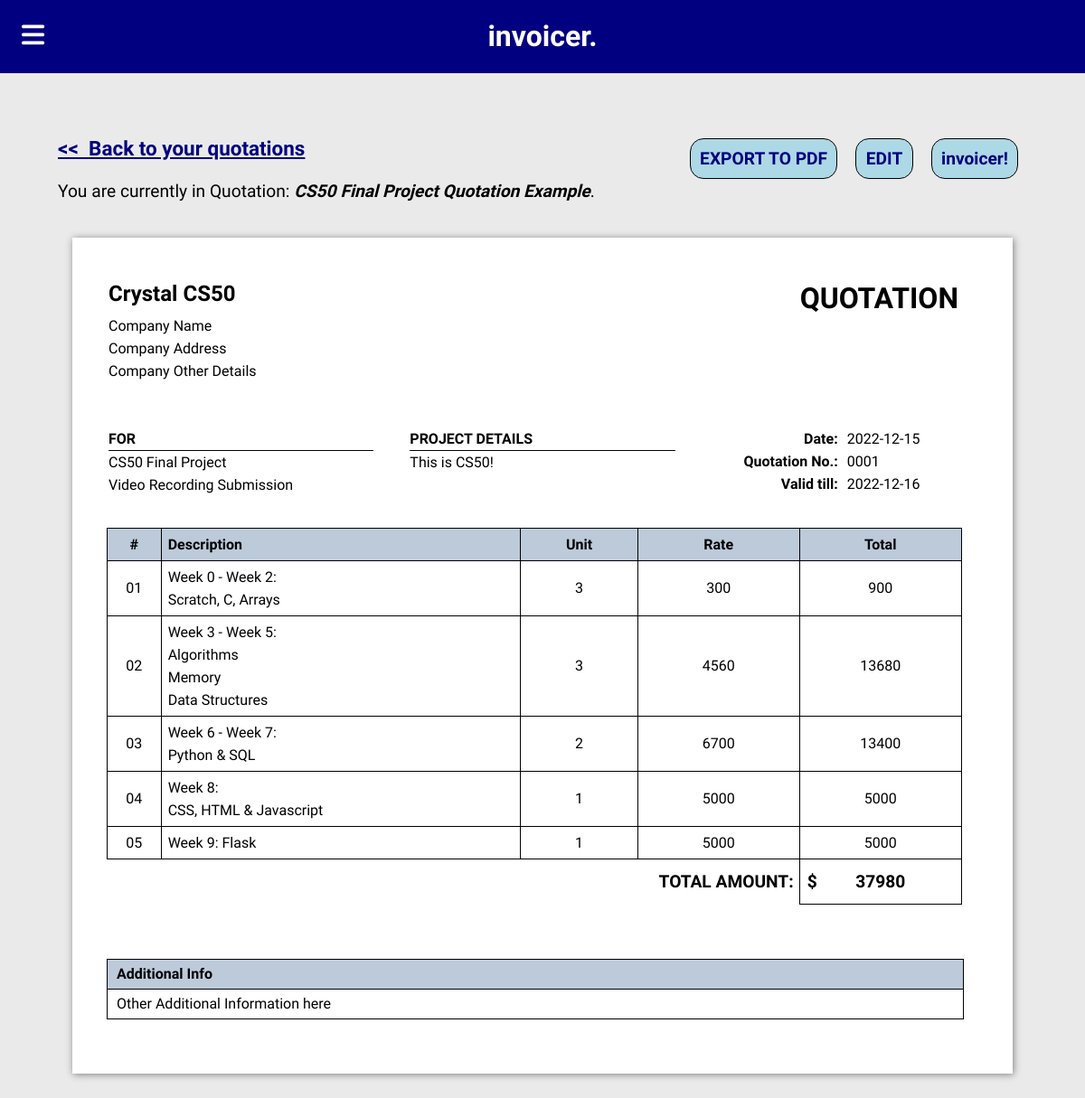
Page /quotations/1 (signed in) on the committed database.
### tables this page shows
CREATE TABLE quote
(
    id INTEGER PRIMARY KEY,
    user_id INTEGER NOT NULL,
    last_saved TEXT NOT NULL
        DEFAULT (CURRENT_TIMESTAMP),
    title TEXT NOT NULL,
    sender_name TEXT NOT NULL,
    sender_details TEXT,
    recipient_details TEXT NOT NULL
        DEFAULT '[Recipient Details Here]',
    project_details TEXT NOT NULL
        DEFAULT '[Project Details Here]',
    send_date TEXT
        DEFAULT CURRENT_DATE,
    ref TEXT NOT NULL
        DEFAULT '[Reference No.]',
    valid_till TEXT
        DEFAULT '[Validity Date]',
    footnote TEXT
        DEFAULT '[Additional Information]',
    total_money TEXT NOT NULL
        DEFAULT '0',
    FOREIGN KEY (user_id) REFERENCES user(id) ON DELETE CASCADE
);

CREATE TABLE quote_items
(
    id INTEGER PRIMARY KEY,
    quote_id INTEGER NOT NULL,
    table_index TEXT
        DEFAULT '01',
    table_description TEXT
        DEFAULT '[Line Item Here]',
    unit INTEGER
        DEFAULT '1',
    rate INTEGER
        DEFAULT '0',
    total INTEGER
        DEFAULT '0',
    FOREIGN KEY (quote_id) REFERENCES quote(id) ON DELETE CASCADE
);

### app.py (the view, shortened to what this page needs)
@app.route("/quotations/<int:quote_id>", methods=['GET', 'POST'])
@login_and_verification_required
def view_quote(quote_id):
    user_id = db.execute("SELECT user_id FROM quote WHERE id = ?", quote_id)
    if len(user_id) != 1 or user_id[0]['user_id'] != session['id']:
        return redirect(url_for('quotations'))
    quote_details = db.execute("SELECT * FROM quote WHERE id = ?", quote_id)[0]
    quote_items = db.execute("SELECT * FROM quote_items WHERE quote_id = ? ORDER BY table_index", quote_id)
    return render_template("view_quote.html", details=quote_details, items=quote_items)

### helpers.py (called while the page is built)
def login_and_verification_required(f):
    @wraps(f)
    def decorated_function(*args, **kwargs):
        if not session.get("id"):
            return redirect(url_for("login"))
        if not session.get("verified"):
            return render_template("verify.html")
        return f(*args, **kwargs)
    return decorated_function

### templates/view_quote.html (shortened to what this page needs)
{% extends "view_file.html" %}
{% block head %}
<h3> <a href="{{url_for('quotations')}}">&#60;&#60; &nbsp;Back to your quotations</a></h3>
<p> You are currently in Quotation: <span class="file-name">{{ details['title'] }}</span>.</p>
{% endblock head %}
{% block extrabuttons %}
<button type="submit" class="file-actions-btn" id="invoicer-btn" name="convert" value="convert">invoicer!</button>
{% endblock extrabuttons %}
{% block topinfo %}
<p class="quote-top-name"> QUOTATION </p>
{% endblock topinfo %}
{% block ref %}
<p class="mid-info-details-left-text">Quotation No.: </p>
{% endblock ref %}
{% block date %}
<p class="mid-info-details-left-text">Valid till: </p>
{% endblock date %}
{% block date_details %}
<p class="mid-info-details-right-text quote-edit" id="valid-till">{{ details['valid_till'] }}</p>
{% endblock date_details %}

### templates/view_file.html (shortened to what this page needs)
{% extends "template.html" %}
{% block main %}
<form method="post" id="submit">
<div class="quote-outer-info">
    <div>
        {% block head %}
        {% endblock head %}
    </div>
    <div class="quote-outer-info-btns">
        <button type="button" class="file-actions-btn" id="exportPDF-btn">EXPORT TO PDF</button>
        <button type="submit" class="file-actions-btn" name="save" value="save" id="editQuote-btn">EDIT</button>
        {% block extrabuttons %}
        {% endblock extrabuttons %}
    </div>
</div>
<div class="print-outer-container">
    <div class="print-outer-div" id="print-outer-div">
        <div class="print-inner-div" id="print-inner-div">
            <div class="quote-top-info">
                <p class="sender-name quote-edit" id="sender-name">{{ details['sender_name'] }}</p>
                <p class="sender-details quote-edit" id="sender-details" >{{ details['sender_details'] }}</p>
                {% block topinfo %}
                {% endblock topinfo %}
            </div>
            <div class="quote-mid-info">
                <div class="mid-info-grid">
                    <div>
                        <div class="mid-info-heading"> FOR </div>
                        <p class="mid-info-content quote-edit recipient-details" id="recipient-details">{{ details['recipient_details'] }}</p>
                    </div>
                    <div>
                        <div class="mid-info-heading"> PROJECT DETAILS </div>
                        <p class="mid-info-content quote-edit" id="project-details">{{ details['project_details'] }}</p>
                    </div>
                    <div>
                        <div class="mid-info-details">
                            <div class="mid-info-details-left">
                                <p class="mid-info-details-left-text">Date: </p>
                            </div>
                            <div class="mid-info-details-right">
                                <p class="mid-info-details-right-text quote-edit" id="send-date">{{ details['send_date'] }}</p>
                            </div>
                        </div>
                        <div class="mid-info-details">
                            <div class="mid-info-details-left">
                                {% block ref %}{% endblock ref %}
                            </div>
                            <div class="mid-info-details-right">
                                <p class="mid-info-details-right-text quote-edit" id="ref">{{ details['ref'] }}</p>
                            </div>
                        </div>
                        <div class="mid-info-details">
                            <div class="mid-info-details-left">
                                {% block date %}{% endblock date %}
                            </div>
                            <div class="mid-info-details-right">
                                {% block date_details %}{% endblock date_details %}
                            </div>
                        </div>
                    </div>
                </div>
            </div>
            <div class="quote-table-info">
                <table id="items-table" class="items-table">
                    <thead>
                        <tr>
                            <th class="item-index"> # </th>
                            <th class="item-description"> Description </th>
                            <th class="item-unit"> Unit </th>
                            <th class="item-rate"> Rate </th>
                            <th class="item-total"> Total </th>
                            <th></th>
                        </tr>
                    </thead>
                    <tbody>
                        {% if items %}
                            {% for item in items %}
                            <tr>
                                <td class="item-index quote-edit">{{item['table_index']}}</td>
                                <td class="item-description quote-edit">{{item['table_description']}}</td>
                                <td class="item-unit quote-edit">{{item['unit']}}</td>
                                <td class="item-rate quote-edit">{{item['rate']}}</td>
                                <td class="item-total">{{item['total']}}</td>
                            </tr>
                            {% endfor %}
                        {% endif %}
                    </tbody>
                    <tfoot>
                        <tr class="quote-total-container">
                            <td colspan="3" class="total-empty"></td>
                            <td colspan="1" class="total-amount"> TOTAL AMOUNT: </td>
                            <td class="total-money"><span class="dollar-sign">$</span><span id="total-money">{{details['total_money']}}</span></td>
                            <td></td>
                        </tr>
                    </tfoot>
                </table>
            </div>
            <div class="quote-btm-info">
                <p class="quote-btm-info-head"> Additional Info </p>
                <p class="quote-edit footnote" id="footnote">{{details['footnote']}}</p>
            </div>
        </div>
    </div>
</div>
</form>
{% endblock %}

### static/css/main.css (style rules this page uses)
html, body { overscroll-behavior: none; margin: 0; padding: 0; width: 100%; height: 100%; }
body { font-family: Inter Tight, Arial; -webkit-box-sizing: border-box; -moz-box-sizing: border-box; box-sizing: border-box; font-size: 1em; background-color: rgb(234, 234, 234); }
p { margin: 0; padding: 0; }

### static/css/view_file.css (style rules this page uses)
:root { --subcolor: lightblue; --subcolor: #bccada; }
.quote-edit { white-space: pre-line; }
.quote-outer-info { font-size: 1.2em; position: relative; display: flex; justify-content: space-between; align-items: center; }
.quote-outer-info a { color:navy; }
.file-name { font-weight: 700; font-style: italic; }
.quote-outer-info-btns { display: flex; align-items: flex-end; }
.file-actions-btn { font-family: Inter Tight, Arial; font-size: 1em; font-weight: 700; color: navy; background-color: lightblue; border: 1px solid black; border-radius: 15px; padding: 10px; margin: 10px; min-width: 4rem; overflow: hidden; white-space: nowrap; }
.print-outer-container { display: flex; justify-content: center; min-width: 1040px; }
.print-outer-div { width: 1040px; overflow: auto; box-shadow: 1px 1px 8px gray; margin-top: 40px; background-color: white; }
.print-inner-div { font-size: 1em; line-height: 25px; padding: 30px; overflow: auto; }
.quote-top-info { position: relative; margin: 10px; margin-bottom: 50px; color:black; }
.quote-top-name { position: absolute; top: 15px; right: 20px; font-size: 2em; font-weight: 600; color: black; }
.sender-name { font-size: 1.5em; line-height: 45px; font-weight: 700; max-width: 70%; }
.quote-mid-info { margin: 10px; }
.mid-info-grid { display: grid; grid-template-columns: 1fr 1fr 1fr; column-gap: 40px; font-size: 1em; }
.mid-info-heading { border-bottom: 1px solid black; font-weight: 600; }
.mid-info-details { display: flex; flex-direction: row; }
.mid-info-details-left { min-width: 150px; text-align: right; }
.mid-info-details-left-text { padding-right: 10px; font-weight: 700; }
.quote-table-info { margin-left: 8px; margin-right: 24px; margin-top: 35px; }
.items-table { width: 105%; padding: 10px; white-space: pre-line; word-break: break-word; overflow-wrap: break-word; border-collapse: collapse; }
.items-table th, .items-table td { table-layout: fixed; border: 1px solid black; border-bottom: 0; border-left: 0; text-align: center; padding: 5px; table-layout: auto; }
.items-table th:first-child, .items-table tbody td:first-child { border-left: 1px solid black; }
.items-table th { background-color: var(--subcolor); }
.items-table th:last-child, .items-table tbody td:last-child { border: none; background-color: transparent; }
.item-index { width: 6%; }
th.item-description, td.item-description { text-align: left; padding-left: 7px; width: 40%; }
.item-unit { width: 13%; }
.item-rate { width: 18%; }
.item-total { width: 18%; }
.quote-total-container { font-weight: 700; font-size: 1.2em; }
.quote-total-container td { border: none; }
.quote-total-container td.total-empty, .quote-total-container td.total-amount { border-top: 1px solid black; }
td.total-amount { text-align: right; padding-right: 6px; vertical-align: middle; }
td.total-money { padding: 12px; border: 1.5px solid black; position: relative; }
.dollar-sign { position: absolute; left: 0.5rem; }
.quote-btm-info { margin-left: 8px; margin-right: 24px; margin-top: 60px; margin-bottom: 30px; border: 1px solid black; }
.quote-btm-info p { padding: 5px; padding-left: 10px; line-height: 22px; }
.quote-btm-info-head { border-bottom: 1px solid black; font-weight: 700; background-color: var(--subcolor); }

### rows in the picture
quote: title "CS50 Final Project Quotation Example", sender_name "Crystal CS50", sender_details "Company Name Company Address Company Other Details", recipient_details "CS50 Final Project Video Recording Submission", project_details "This is CS50!", send_date "2022-12-15", ref "0001", valid_till "2022-12-16", total_money "37980", footnote "Other Additional Information here"
quote_items: table_index "01", table_description "Week 0 - Week 2: Scratch, C, Arrays", unit "3", rate "300", total "900"
quote_items: table_index "02", table_description "Week 3 - Week 5: Algorithms Memory Data Structures", unit "3", rate "4560", total "13680"
quote_items: table_index "03", table_description "Week 6 - Week 7: Python & SQL", unit "2", rate "6700", total "13400"
quote_items: table_index "04", table_description "Week 8: CSS, HTML & Javascript", unit "1", rate "5000", total "5000"
quote_items: table_index "05", table_description "Week 9: Flask", unit "1", rate "5000", total "5000"
